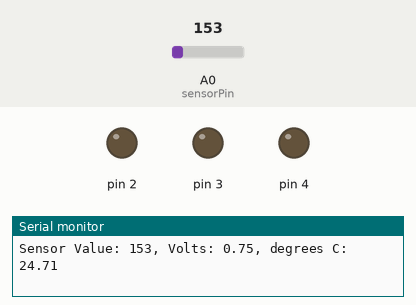
The sketch below on a simulated Arduino Uno, built with avr-gcc and run on an emulated ATmega328P. Parts: output pins drawn as LEDs (lit = HIGH), the last lines printed to the serial monitor. The inputs (shaded band) are chosen by the test bench; at power-on: A0 (sensorPin) = 153.

Above: at 1.2 s.
1.3 s: A0 (sensorPin) set to 156
At 2.0 s:
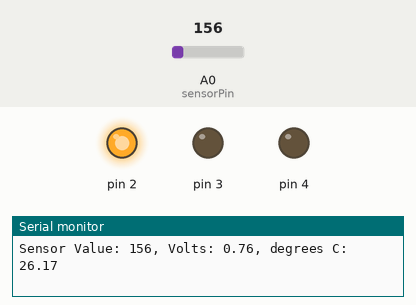
2.8 s: A0 (sensorPin) set to 165
At 3.5 s:
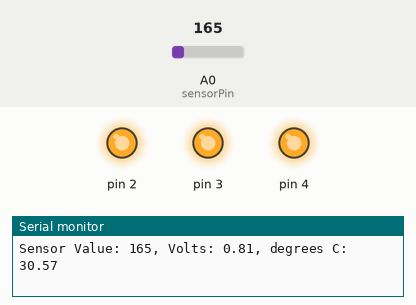
4.3 s: A0 (sensorPin) set to 133
At 4.9 s:
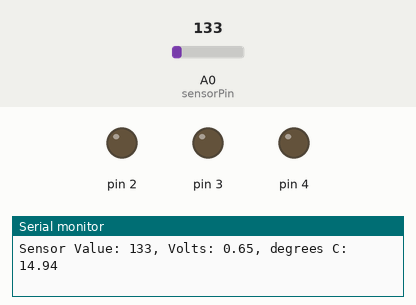
5.8 s: A0 (sensorPin) set to 175
At 6.3 s:
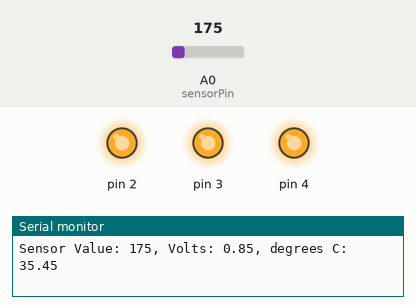
Timing chart, 0 to 8.8 s (numbered marks = the images above; inputs shaded):
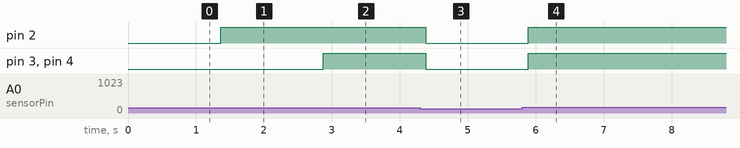

The sketch:

project-03.ino
```cpp
// -*-mode: c++; indent-tabs-mode: nil; -*-

const int sensorPin = A0;
const float baselineTemp = 23.73; // <-- change this value to the average value you see from the serial monitor before touching the TMP36


void setup() {
  Serial.begin(9600); // open a serial port
  Serial.println("Setting up the pins ..."); // <-- not a part of the original starter kit project code!
  for (int pinNumber = 2; pinNumber<5; pinNumber++) {
    pinMode(pinNumber, OUTPUT);
    digitalWrite(pinNumber, LOW);
  }
}

void loop() {
  int sensorVal = analogRead(sensorPin);
  Serial.print("Sensor Value: ");
  Serial.print(sensorVal);
  // convert the ADC reading to voltage:
  float voltage = (sensorVal/1024.0) * 5.0;
  Serial.print(", Volts: ");
  Serial.print(voltage);
  Serial.print(", degrees C: ");
  // convert the voltage to temperature in degrees:
  float temperature = (voltage - .5) * 100;
  Serial.println(temperature);
  if (temperature < baselineTemp) {
    digitalWrite(2, LOW);
    digitalWrite(3, LOW);
    digitalWrite(4, LOW);
  } else if (temperature >= baselineTemp+2 &&
             temperature < baselineTemp+4) {
    digitalWrite(2, HIGH);
    digitalWrite(3, LOW);
    digitalWrite(4, LOW);
  } else if (temperature >= baselineTemp+4 &&
             temperature < baselineTemp+6) {
    digitalWrite(2, HIGH);
    digitalWrite(3, HIGH);
    digitalWrite(4, LOW);
  } else if (temperature > baselineTemp+6) {
    digitalWrite(2, HIGH);
    digitalWrite(3, HIGH);
    digitalWrite(4, HIGH);
  }
  delay(1);
}
```

Measured:
- the behaviour switches between 155 and 156 on A0 (sensorPin) (found by bisection; images 0 and 1)
- after the input at 1.3 s, pin 2: LOW → HIGH after 0.06 s
- after the input at 2.8 s, pin 3, pin 4: LOW → HIGH after 0.07 s
- after the input at 4.3 s, pin 2–4: HIGH → LOW after 0.08 s
- after the input at 5.8 s, pin 2–4: LOW → HIGH after 0.09 s
